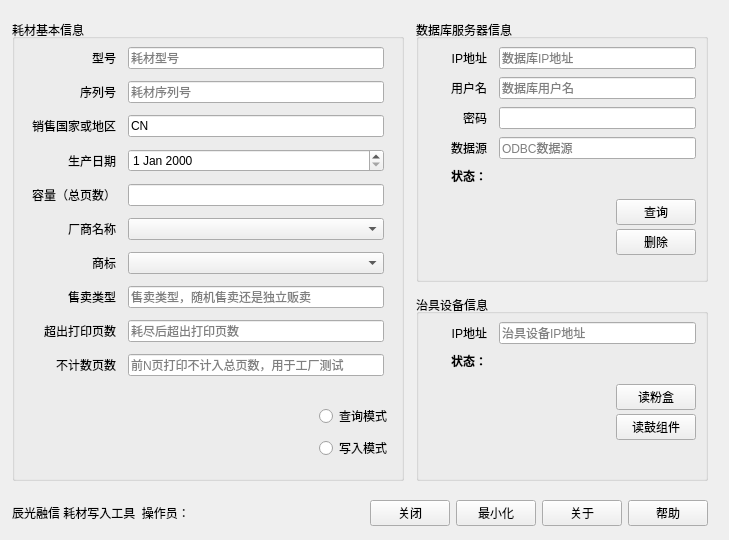
   <widget class="QWidget" name="mainpage">
    <widget class="QWidget" name="layoutWidget_2">
     <property name="geometry">
      <rect>
       <x>0</x>
       <y>495</y>
       <width>720</width>
       <height>36</height>
      </rect>
     </property>
     <layout class="QHBoxLayout" name="horizontalLayout_2" stretch="0,0,0,0,0,0,0">
      <property name="spacing">
       <number>6</number>
      </property>
      <property name="leftMargin">
       <number>12</number>
      </property>
      <property name="topMargin">
       <number>0</number>
      </property>
      <property name="rightMargin">
       <number>12</number>
      </property>
      <property name="bottomMargin">
       <number>0</number>
      </property>
      <item>
       <widget class="QLabel" name="label_42">
        <property name="text">
         <string>辰光融信 耗材写入工具  操作员：</string>
        </property>
       </widget>
      </item>
      <item>
       <widget class="QLabel" name="label_44">
        <property name="text">
         <string/>
        </property>
       </widget>
      </item>
      <item>
       <spacer name="horizontalSpacer">
        <property name="orientation">
         <enum>Qt::Horizontal</enum>
        </property>
        <property name="sizeHint" stdset="0">
         <size>
          <width>40</width>
          <height>20</height>
         </size>
        </property>
       </spacer>
      </item>
      <item>
       <widget class="QPushButton" name="CloseButton">
        <property name="text">
         <string>关闭</string>
        </property>
        <property name="autoDefault">
         <bool>false</bool>
        </property>
       </widget>
      </item>
      <item>
       <widget class="QPushButton" name="pushButton">
        <property name="toolTip">
         <string>最小化到右下角托盘栏</string>
        </property>
        <property name="text">
         <string>最小化</string>
        </property>
       </widget>
      </item>
      <item>
       <widget class="QPushButton" name="AboutButton">
        <property name="toolTip">
         <string>关于本软件</string>
        </property>
        <property name="text">
         <string>关于</string>
        </property>
        <property name="autoDefault">
         <bool>false</bool>
        </property>
       </widget>
      </item>
      <item>
       <widget class="QPushButton" name="HelpButton">
        <property name="toolTip">
         <string>获取本软件帮助信息</string>
        </property>
        <property name="text">
         <string>帮助</string>
        </property>
        <property name="autoDefault">
         <bool>false</bool>
        </property>
       </widget>
      </item>
     </layout>
    </widget>
    <widget class="QWidget" name="horizontalLayoutWidget">
     <property name="geometry">
      <rect>
       <x>0</x>
       <y>15</y>
       <width>720</width>
       <height>470</height>
      </rect>
     </property>
     <layout class="QHBoxLayout" name="horizontalLayout_6" stretch="17,13">
      <property name="spacing">
       <number>12</number>
      </property>
      <property name="leftMargin">
       <number>12</number>
      </property>
      <property name="topMargin">
       <number>4</number>
      </property>
      <property name="rightMargin">
       <number>4</number>
      </property>
      <property name="bottomMargin">
       <number>4</number>
      </property>
      <item>
       <widget class="QGroupBox" name="groupBox">
        <property name="minimumSize">
         <size>
          <width>150</width>
          <height>0</height>
         </size>
        </property>
        <property name="font">
         <font>
          <weight>50</weight>
          <italic>false</italic>
          <bold>false</bold>
         </font>
        </property>
        <property name="autoFillBackground">
         <bool>false</bool>
        </property>
        <property name="title">
         <string>耗材基本信息</string>
        </property>
        <property name="alignment">
         <set>Qt::AlignLeading|Qt::AlignLeft|Qt::AlignVCenter</set>
        </property>
        <property name="flat">
         <bool>false</bool>
        </property>
        <property name="checkable">
         <bool>false</bool>
        </property>
        <widget class="QWidget" name="verticalLayoutWidget_9">
         <property name="geometry">
          <rect>
           <x>10</x>
           <y>20</y>
           <width>370</width>
           <height>421</height>
          </rect>
         </property>
         <layout class="QVBoxLayout" name="verticalLayout_10">
          <property name="spacing">
           <number>8</number>
          </property>
          <property name="bottomMargin">
           <number>0</number>
          </property>
          <item>
           <layout class="QGridLayout" name="gridLayout" rowstretch="1,1,1,1,1,1,1,1,1,1" columnstretch="1,3" rowminimumheight="1,1,1,1,1,1,1,1,1,1" columnminimumwidth="1,2">
            <property name="sizeConstraint">
             <enum>QLayout::SetDefaultConstraint</enum>
            </property>
            <property name="leftMargin">
             <number>8</number>
            </property>
            <property name="topMargin">
             <number>8</number>
            </property>
            <property name="rightMargin">
             <number>8</number>
            </property>
            <property name="bottomMargin">
             <number>8</number>
            </property>
            <property name="spacing">
             <number>12</number>
            </property>
            <item row="6" column="0">
             <widget class="QLabel" name="label_8">
              <property name="text">
               <string>商标</string>
              </property>
              <property name="alignment">
               <set>Qt::AlignRight|Qt::AlignTrailing|Qt::AlignVCenter</set>
              </property>
             </widget>
            </item>
            <item row="1" column="1">
             <widget class="QLineEdit" name="lineEdit_3">
              <property name="maxLength">
               <number>31</number>
              </property>
              <property name="placeholderText">
               <string>耗材序列号</string>
              </property>
             </widget>
            </item>
            <item row="9" column="0">
             <widget class="QLabel" name="label_3">
              <property name="text">
               <string>不计数页数</string>
              </property>
              <property name="alignment">
               <set>Qt::AlignRight|Qt::AlignTrailing|Qt::AlignVCenter</set>
              </property>
             </widget>
            </item>
            <item row="8" column="1">
             <widget class="QLineEdit" name="lineEdit_11">
              <property name="maxLength">
               <number>3</number>
              </property>
              <property name="readOnly">
               <bool>true</bool>
              </property>
              <property name="placeholderText">
               <string>耗尽后超出打印页数</string>
              </property>
             </widget>
            </item>
            <item row="6" column="1">
             <widget class="QComboBox" name="comboBox_4">
              <property name="toolTip">
               <string>选择耗材商标</string>
              </property>
             </widget>
            </item>
            <item row="2" column="0">
             <widget class="QLabel" name="label_5">
              <property name="text">
               <string>销售国家或地区</string>
              </property>
              <property name="alignment">
               <set>Qt::AlignRight|Qt::AlignTrailing|Qt::AlignVCenter</set>
              </property>
             </widget>
            </item>
            <item row="5" column="0">
             <widget class="QLabel" name="label_6">
              <property name="layoutDirection">
               <enum>Qt::LeftToRight</enum>
              </property>
              <property name="text">
               <string>厂商名称</string>
              </property>
              <property name="alignment">
               <set>Qt::AlignRight|Qt::AlignTrailing|Qt::AlignVCenter</set>
              </property>
             </widget>
            </item>
            <item row="3" column="0">
             <widget class="QLabel" name="label_11">
              <property name="text">
               <string>生产日期</string>
              </property>
              <property name="alignment">
               <set>Qt::AlignRight|Qt::AlignTrailing|Qt::AlignVCenter</set>
              </property>
             </widget>
            </item>
            <item row="0" column="1">
             <widget class="QLineEdit" name="lineEdit_2">
              <property name="maxLength">
               <number>15</number>
              </property>
              <property name="readOnly">
               <bool>true</bool>
              </property>
              <property name="placeholderText">
               <string>耗材型号</string>
              </property>
             </widget>
            </item>
            <item row="7" column="0">
             <widget class="QLabel" name="label_7">
              <property name="text">
               <string>售卖类型</string>
              </property>
              <property name="alignment">
               <set>Qt::AlignRight|Qt::AlignTrailing|Qt::AlignVCenter</set>
              </property>
             </widget>
            </item>
            <item row="5" column="1">
             <widget class="QComboBox" name="comboBox_3">
              <property name="toolTip">
               <string>选择耗材厂商名称</string>
              </property>
             </widget>
            </item>
            <item row="4" column="0">
             <widget class="QLabel" name="label_47">
              <property name="text">
               <string>容量（总页数）</string>
              </property>
              <property name="alignment">
               <set>Qt::AlignRight|Qt::AlignTrailing|Qt::AlignVCenter</set>
              </property>
             </widget>
            </item>
            <item row="0" column="0">
             <widget class="QLabel" name="label_4">
              <property name="text">
               <string>型号</string>
              </property>
              <property name="alignment">
               <set>Qt::AlignRight|Qt::AlignTrailing|Qt::AlignVCenter</set>
              </property>
             </widget>
            </item>
            <item row="1" column="0">
             <widget class="QLabel" name="label_12">
              <property name="text">
               <string>序列号</string>
              </property>
              <property name="alignment">
               <set>Qt::AlignRight|Qt::AlignTrailing|Qt::AlignVCenter</set>
              </property>
             </widget>
            </item>
            <item row="3" column="1">
             <widget class="QDateEdit" name="dateEdit"/>
            </item>
            <item row="8" column="0">
             <widget class="QLabel" name="label_49">
              <property name="text">
               <string>超出打印页数</string>
              </property>
              <property name="alignment">
               <set>Qt::AlignRight|Qt::AlignTrailing|Qt::AlignVCenter</set>
              </property>
             </widget>
            </item>
            <item row="2" column="1">
             <widget class="QLineEdit" name="lineEdit_7">
              <property name="text">
               <string>CN</string>
              </property>
              <property name="maxLength">
               <number>32</number>
              </property>
              <property name="readOnly">
               <bool>true</bool>
              </property>
             </widget>
            </item>
            <item row="4" column="1">
             <widget class="QLineEdit" name="lineEdit_6">
              <property name="maxLength">
               <number>32</number>
              </property>
              <property name="readOnly">
               <bool>true</bool>
              </property>
             </widget>
            </item>
            <item row="9" column="1">
             <widget class="QLineEdit" name="lineEdit_12">
              <property name="maxLength">
               <number>3</number>
              </property>
              <property name="readOnly">
               <bool>true</bool>
              </property>
              <property name="placeholderText">
               <string>前N页打印不计入总页数，用于工厂测试</string>
              </property>
             </widget>
            </item>
            <item row="7" column="1">
             <widget class="QLineEdit" name="lineEdit_13">
              <property name="maxLength">
               <number>32</number>
              </property>
              <property name="readOnly">
               <bool>true</bool>
              </property>
              <property name="placeholderText">
               <string>售卖类型，随机售卖还是独立贩卖</string>
              </property>
             </widget>
            </item>
           </layout>
          </item>
          <item>
           <spacer name="verticalSpacer_2">
            <property name="orientation">
             <enum>Qt::Vertical</enum>
            </property>
            <property name="sizeHint" stdset="0">
             <size>
              <width>20</width>
              <height>40</height>
             </size>
            </property>
           </spacer>
          </item>
          <item>
           <layout class="QHBoxLayout" name="horizontalLayout_12">
            <property name="rightMargin">
             <number>0</number>
            </property>
            <property name="bottomMargin">
             <number>0</number>
            </property>
            <item>
             <spacer name="horizontalSpacer_18">
              <property name="orientation">
               <enum>Qt::Horizontal</enum>
              </property>
              <property name="sizeHint" stdset="0">
               <size>
                <width>40</width>
                <height>20</height>
               </size>
              </property>
             </spacer>
            </item>
            <item>
             <layout class="QVBoxLayout" name="verticalLayout_12">
              <property name="rightMargin">
               <number>0</number>
              </property>
              <property name="bottomMargin">
               <number>0</number>
              </property>
              <item>
               <widget class="QRadioButton" name="radioButton">
                <property name="toolTip">
                 <string>查询数据库及治具上耗材芯片信息</string>
                </property>
                <property name="text">
                 <string>查询模式</string>
                </property>
               </widget>
              </item>
              <item>
               <widget class="QRadioButton" name="radioButton_2">
                <property name="toolTip">
                 <string>自动写入数据库及治具所载耗材芯片</string>
                </property>
                <property name="text">
                 <string>写入模式</string>
                </property>
               </widget>
              </item>
             </layout>
            </item>
           </layout>
          </item>
         </layout>
        </widget>
       </widget>
      </item>
      <item>
       <layout class="QVBoxLayout" name="verticalLayout_2" stretch="7,5">
        <property name="spacing">
         <number>12</number>
        </property>
        <property name="leftMargin">
         <number>0</number>
        </property>
        <property name="topMargin">
         <number>0</number>
        </property>
        <property name="rightMargin">
         <number>8</number>
        </property>
        <property name="bottomMargin">
         <number>0</number>
        </property>
        <item>
         <widget class="QGroupBox" name="groupBox_3">
          <property name="title">
           <string>数据库服务器信息</string>
          </property>
          <property name="alignment">
           <set>Qt::AlignLeading|Qt::AlignLeft|Qt::AlignVCenter</set>
          </property>
          <widget class="QWidget" name="verticalLayoutWidget_4">
           <property name="geometry">
            <rect>
             <x>10</x>
             <y>20</y>
             <width>270</width>
             <height>230</height>
            </rect>
           </property>
           <layout class="QVBoxLayout" name="verticalLayout_4" stretch="4,1,0">
            <property name="leftMargin">
             <number>4</number>
            </property>
            <property name="topMargin">
             <number>0</number>
            </property>
            <property name="rightMargin">
             <number>0</number>
            </property>
            <property name="bottomMargin">
             <number>0</number>
            </property>
            <item>
             <layout class="QGridLayout" name="gridLayout_2" rowstretch="1,1,1,1,1" columnstretch="1,4" rowminimumheight="1,1,1,1,1" columnminimumwidth="1,3">
              <property name="leftMargin">
               <number>8</number>
              </property>
              <property name="topMargin">
               <number>8</number>
              </property>
              <property name="rightMargin">
               <number>0</number>
              </property>
              <property name="bottomMargin">
               <number>8</number>
              </property>
              <property name="horizontalSpacing">
               <number>12</number>
              </property>
              <property name="verticalSpacing">
               <number>8</number>
              </property>
              <item row="0" column="1">
               <widget class="QLineEdit" name="lineEdit_14">
                <property name="maxLength">
                 <number>64</number>
                </property>
                <property name="placeholderText">
                 <string>数据库IP地址</string>
                </property>
               </widget>
              </item>
              <item row="0" column="0">
               <widget class="QLabel" name="label_10">
                <property name="text">
                 <string>IP地址</string>
                </property>
                <property name="alignment">
                 <set>Qt::AlignRight|Qt::AlignTrailing|Qt::AlignVCenter</set>
                </property>
               </widget>
              </item>
              <item row="1" column="1">
               <widget class="QLineEdit" name="lineEdit">
                <property name="text">
                 <string/>
                </property>
                <property name="maxLength">
                 <number>32</number>
                </property>
                <property name="placeholderText">
                 <string>数据库用户名</string>
                </property>
               </widget>
              </item>
              <item row="3" column="1">
               <widget class="QLineEdit" name="lineEdit_5">
                <property name="maxLength">
                 <number>32</number>
                </property>
                <property name="placeholderText">
                 <string>ODBC数据源</string>
                </property>
               </widget>
              </item>
              <item row="2" column="0">
               <widget class="QLabel" name="label_15">
                <property name="text">
                 <string>密码</string>
                </property>
                <property name="alignment">
                 <set>Qt::AlignRight|Qt::AlignTrailing|Qt::AlignVCenter</set>
                </property>
               </widget>
              </item>
              <item row="1" column="0">
               <widget class="QLabel" name="label">
                <property name="text">
                 <string>用户名</string>
                </property>
                <property name="alignment">
                 <set>Qt::AlignRight|Qt::AlignTrailing|Qt::AlignVCenter</set>
                </property>
               </widget>
              </item>
              <item row="2" column="1">
               <widget class="QLineEdit" name="lineEdit_4">
                <property name="autoFillBackground">
                 <bool>false</bool>
                </property>
                <property name="maxLength">
                 <number>32</number>
                </property>
               </widget>
              </item>
              <item row="3" column="0">
               <widget class="QLabel" name="label_16">
                <property name="text">
                 <string>数据源</string>
                </property>
                <property name="alignment">
                 <set>Qt::AlignRight|Qt::AlignTrailing|Qt::AlignVCenter</set>
                </property>
               </widget>
              </item>
              <item row="4" column="0">
               <widget class="QLabel" name="label_14">
                <property name="text">
                 <string>&lt;html&gt;&lt;head/&gt;&lt;body&gt;&lt;p&gt;&lt;span style=&quot; font-weight:600;&quot;&gt;状态：&lt;/span&gt;&lt;/p&gt;&lt;/body&gt;&lt;/html&gt;</string>
                </property>
                <property name="alignment">
                 <set>Qt::AlignRight|Qt::AlignTrailing|Qt::AlignVCenter</set>
                </property>
               </widget>
              </item>
              <item row="4" column="1">
               <widget class="QLabel" name="label_13">
                <property name="font">
                 <font>
                  <weight>75</weight>
                  <bold>true</bold>
                 </font>
                </property>
                <property name="text">
                 <string/>
                </property>
               </widget>
              </item>
             </layout>
            </item>
            <item>
             <layout class="QHBoxLayout" name="horizontalLayout_4">
              <property name="spacing">
               <number>4</number>
              </property>
              <item>
               <widget class="QLabel" name="label_46">
                <property name="text">
                 <string/>
                </property>
               </widget>
              </item>
              <item>
               <spacer name="horizontalSpacer_2">
                <property name="orientation">
                 <enum>Qt::Horizontal</enum>
                </property>
                <property name="sizeHint" stdset="0">
                 <size>
                  <width>40</width>
                  <height>20</height>
                 </size>
                </property>
               </spacer>
              </item>
              <item>
               <layout class="QGridLayout" name="gridLayout_4" columnstretch="0">
                <property name="leftMargin">
                 <number>0</number>
                </property>
                <property name="topMargin">
                 <number>0</number>
                </property>
                <property name="rightMargin">
                 <number>0</number>
                </property>
                <property name="bottomMargin">
                 <number>0</number>
                </property>
                <item row="1" column="0">
                 <widget class="QPushButton" name="QuerySqlButton">
                  <property name="toolTip">
                   <string>根据输入的序列号查询数据库中耗材信息</string>
                  </property>
                  <property name="text">
                   <string>查询</string>
                  </property>
                  <property name="autoDefault">
                   <bool>false</bool>
                  </property>
                 </widget>
                </item>
                <item row="2" column="0">
                 <widget class="QPushButton" name="DeleteSqlButton">
                  <property name="toolTip">
                   <string>根据输入的序列号删除数据库中记录</string>
                  </property>
                  <property name="text">
                   <string>删除</string>
                  </property>
                  <property name="autoDefault">
                   <bool>false</bool>
                  </property>
                 </widget>
                </item>
               </layout>
              </item>
             </layout>
            </item>
            <item>
             <spacer name="verticalSpacer_4">
              <property name="orientation">
               <enum>Qt::Vertical</enum>
              </property>
              <property name="sizeHint" stdset="0">
               <size>
                <width>20</width>
                <height>40</height>
               </size>
              </property>
             </spacer>
            </item>
           </layout>
          </widget>
         </widget>
        </item>
        <item>
         <widget class="QGroupBox" name="groupBox_4">
          <property name="title">
           <string>治具设备信息</string>
          </property>
          <property name="alignment">
           <set>Qt::AlignLeading|Qt::AlignLeft|Qt::AlignVCenter</set>
          </property>
          <widget class="QWidget" name="verticalLayoutWidget_5">
           <property name="geometry">
            <rect>
             <x>10</x>
             <y>20</y>
             <width>270</width>
             <height>150</height>
            </rect>
           </property>
           <layout class="QVBoxLayout" name="verticalLayout_5" stretch="2,1,0">
            <property name="leftMargin">
             <number>4</number>
            </property>
            <property name="topMargin">
             <number>0</number>
            </property>
            <property name="rightMargin">
             <number>0</number>
            </property>
            <property name="bottomMargin">
             <number>0</number>
            </property>
            <item>
             <layout class="QGridLayout" name="gridLayout_3" rowstretch="1,1" columnstretch="1,4" rowminimumheight="1,1" columnminimumwidth="1,3">
              <property name="leftMargin">
               <number>8</number>
              </property>
              <property name="topMargin">
               <number>8</number>
              </property>
              <property name="rightMargin">
               <number>0</number>
              </property>
              <property name="bottomMargin">
               <number>8</number>
              </property>
              <property name="horizontalSpacing">
               <number>12</number>
              </property>
              <property name="verticalSpacing">
               <number>8</number>
              </property>
              <item row="0" column="1">
               <widget class="QLineEdit" name="lineEdit_1">
                <property name="maxLength">
                 <number>64</number>
                </property>
                <property name="placeholderText">
                 <string>治具设备IP地址</string>
                </property>
               </widget>
              </item>
              <item row="0" column="0">
               <widget class="QLabel" name="label_1">
                <property name="text">
                 <string>IP地址</string>
                </property>
                <property name="alignment">
                 <set>Qt::AlignRight|Qt::AlignTrailing|Qt::AlignVCenter</set>
                </property>
               </widget>
              </item>
              <item row="1" column="0">
               <widget class="QLabel" name="label_9">
                <property name="text">
                 <string>&lt;html&gt;&lt;head/&gt;&lt;body&gt;&lt;p&gt;&lt;span style=&quot; font-weight:600;&quot;&gt;状态：&lt;/span&gt;&lt;/p&gt;&lt;/body&gt;&lt;/html&gt;</string>
                </property>
                <property name="alignment">
                 <set>Qt::AlignRight|Qt::AlignTrailing|Qt::AlignVCenter</set>
                </property>
               </widget>
              </item>
              <item row="1" column="1">
               <widget class="QLabel" name="label_2">
                <property name="font">
                 <font>
                  <weight>75</weight>
                  <bold>true</bold>
                 </font>
                </property>
                <property name="text">
                 <string/>
                </property>
               </widget>
              </item>
             </layout>
            </item>
            <item>
             <layout class="QHBoxLayout" name="horizontalLayout_7">
              <property name="spacing">
               <number>4</number>
              </property>
              <item>
               <widget class="QLabel" name="label_45">
                <property name="text">
                 <string/>
                </property>
               </widget>
              </item>
              <item>
               <spacer name="horizontalSpacer_3">
                <property name="orientation">
                 <enum>Qt::Horizontal</enum>
                </property>
                <property name="sizeHint" stdset="0">
                 <size>
                  <width>40</width>
                  <height>20</height>
                 </size>
                </property>
               </spacer>
              </item>
              <item>
               <layout class="QGridLayout" name="gridLayout_5" columnstretch="0">
                <property name="leftMargin">
                 <number>0</number>
                </property>
                <property name="topMargin">
                 <number>0</number>
                </property>
                <property name="rightMargin">
                 <number>0</number>
                </property>
                <property name="bottomMargin">
                 <number>0</number>
                </property>
                <item row="1" column="0">
                 <widget class="QPushButton" name="ReadTonerInfo">
                  <property name="toolTip">
                   <string>读出治具上粉盒芯片信息</string>
                  </property>
                  <property name="text">
                   <string>读粉盒</string>
                  </property>
                  <property name="autoDefault">
                   <bool>false</bool>
                  </property>
                 </widget>
                </item>
                <item row="2" column="0">
                 <widget class="QPushButton" name="ReadDrumInfo">
                  <property name="toolTip">
                   <string>读出治具上鼓组件芯片信息</string>
                  </property>
                  <property name="text">
                   <string>读鼓组件</string>
                  </property>
                 </widget>
                </item>
               </layout>
              </item>
             </layout>
            </item>
            <item>
             <spacer name="verticalSpacer_3">
              <property name="orientation">
               <enum>Qt::Vertical</enum>
              </property>
              <property name="sizeHint" stdset="0">
               <size>
                <width>20</width>
                <height>40</height>
               </size>
              </property>
             </spacer>
            </item>
           </layout>
          </widget>
         </widget>
        </item>
       </layout>
      </item>
     </layout>
    </widget>
   </widget>
